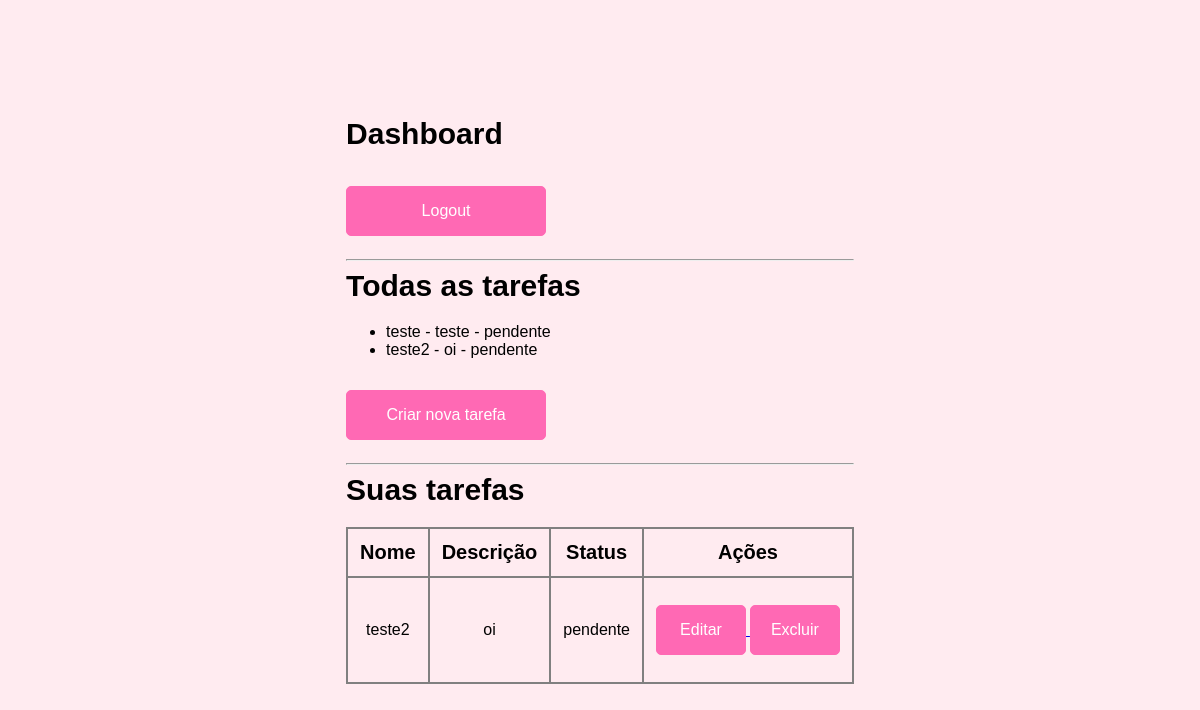
Page /dashboard (signed in) on the committed database.
### models.py (models this page shows)
class Task(db.Model):
    id = db.Column(db.Integer, primary_key=True)
    task_name = db.Column(db.String, nullable=False)
    description = db.Column(db.Text, nullable=False)
    task_status = db.Column(db.String(20), nullable=False)
    user_id = db.Column(db.Integer, db.ForeignKey('user.id'), nullable=False)

### main.py (the view)
@app.route('/dashboard')
@login_required
def dashboard():
    todas_tarefas = Task.query.all() # pega todas as tarefas
    minhas_tarefas = Task.query.filter_by(user_id=current_user.id).all()
    return render_template('dashboard.html', todas_tarefas=todas_tarefas, minhas_tarefas=minhas_tarefas)

### models.py (called while the page is built)
@login_manager.user_loader
def load_user(user_id):
    return User.query.get(int(user_id))

### templates/dashboard.html (shortened to what this page needs)
{% extends 'base.html' %}
{% block body %}
<div class="card p-4">
    <h1>Dashboard</h1>
    <a href="{{ url_for('logout') }}">
        <button type="button" class="btn btn-outline-danger">Logout</button>
    </a>
    <hr>
    <h3>Todas as tarefas</h3>
    <ul>
        {% if todas_tarefas %}
            {% for task in todas_tarefas %}
                <li>{{ task.task_name }} - {{ task.description }} - {{ task.task_status }}</li>
            {% endfor %}
        {% else %}
            <p>Não há tarefas cadastradas.</p>
        {% endif %}
    </ul>
    <a href="{{ url_for('create_task') }}">
        <button type="button" class="btn btn-primary">Criar nova tarefa</button>
    </a>
    <hr>
    <h3>Suas tarefas</h3>
    <table>
        <thead>
            <tr>
                <th style="font-size: 20px; text-align: center;">Nome</th>
                <th style="font-size: 20px; text-align: center;">Descrição</th>
                <th style="font-size: 20px; text-align: center;">Status</th>
                <th style="font-size: 20px; text-align: center;">Ações</th>
            </tr>
        </thead>
        <tbody>
            {% if minhas_tarefas %}
                {% for task in minhas_tarefas %}
                    <tr>
                        <td style="font-size: 16px; text-align: center;">{{ task.task_name }}</td>
                        <td style="font-size: 16px; text-align: center;">{{ task.description }}</td>
                        <td style="font-size: 16px; text-align: center;">{{ task.task_status }}</td>
                        <td>
                            <a href="{{ url_for('edit_task', task_id=task.id) }}">
                                <button type="button" class="btn2">Editar</button>
                            </a>
                            <form action="{{ url_for('delete_task', task_id=task.id) }}" method="POST" style="display:inline;">
                                <button type="submit" onclick="return confirm('Você tem certeza que deseja excluir?')" class="btn2">Excluir</button>
                            </form>
                        </td>
                    </tr>
                {% endfor %}
            {% else %}
                <tr>
                    <td colspan="4">Você ainda não criou nenhuma tarefa.</td>
                </tr>
            {% endif %}
        </tbody>
    </table>
</div>
{% endblock %}

### static/style.css (style rules this page uses)
body { font-family: Arial, sans-serif; background-color: #ffebf0; margin: 0; padding: 0; display: flex; justify-content: center; align-items: center; height: 100vh; }
h1, h3 { margin-top: 0; margin-bottom: 20px; font-size: 30px; }
a { font-size: 14px; }
table { width: 100%; border-collapse: collapse; }
table th, table td { padding: 12px; text-align: left; border: 2px solid #808080; }
.btn { display: inline-block; width: 200px; padding: 15px 0; margin: 15px 0; text-decoration: none; color: #ffffff; background-color: #ff69b4; border-radius: 5px; border: 1px solid #ff69b4; font-size: 16px; text-align: center; }
.btn2 { display: inline-block; width: 90px; padding: 15px 0; margin: 15px 0; text-decoration: none; color: #ffffff; background-color: #ff69b4; border-radius: 5px; border: 1px solid #ff69b4; font-size: 16px; text-align: center; }

### rows in the picture
Task: task_name "teste", description "teste", task_status "pendente"
Task: task_name "teste2", description "oi", task_status "pendente"
